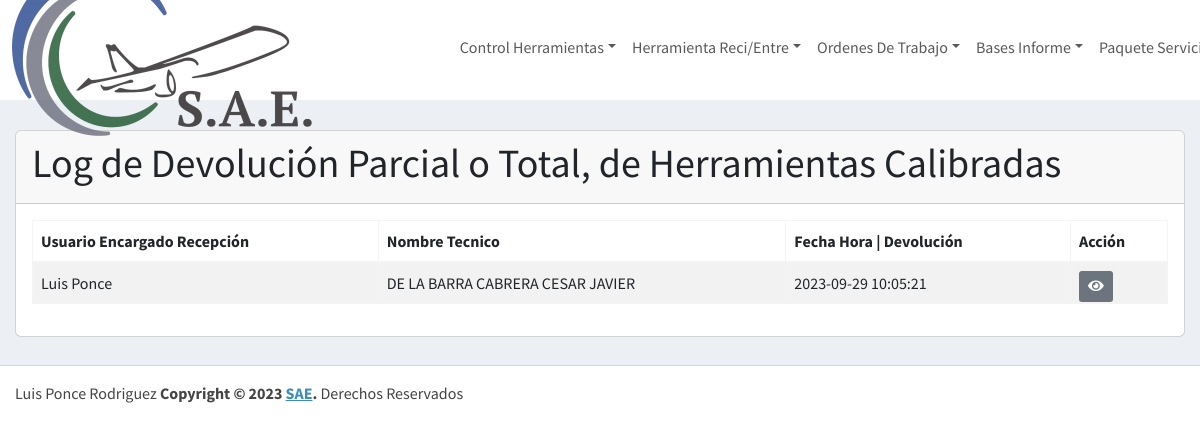
Screenshot of /VLogDevCalibradas (signed in) with the database file from the repository.
### tables this page shows
CREATE TABLE `menor_herramientascalibradas` (
  `id_menor_herramientascalibradas` int(11) NOT NULL,
  `fecha_hora_dev` datetime NOT NULL,
  `observacion_dev` varchar(250) NOT NULL,
  `usuario_dev` int(11) NOT NULL,
  `tecnico_dev` int(11) NOT NULL,
  `detalle_dev` text NOT NULL,
  `id_mayor_herramientascalibradas` int(11) NOT NULL
);

CREATE TABLE `usuario` (
  `id_usuario` int(11) NOT NULL,
  `nombre_usuario` varchar(100) NOT NULL,
  `email_usuario` varchar(100) NOT NULL,
  `ci_usuario` varchar(30) NOT NULL,
  `pass_usuario` varchar(255) NOT NULL,
  `rol_usuario` varchar(30) NOT NULL,
  `foto_usuario` varchar(100) NOT NULL,
  `fecha_creacion` date NOT NULL,
  `estado_usuario` tinyint(1) NOT NULL
);

### controlador/plantillaControlador.php (called while the page is built)
<?php
class ControladorPlantilla{
    static public function ctrPlantilla(){
        include "vista/plantilla.php";
    }
}

### index.php (called while the page is built, shortened)
<?php
require_once "controlador/plantillaControlador.php";
require_once "controlador/usuarioControlador.php";
require_once "controlador/controlherramientasControlador.php";
require_once "controlador/logherramientasControlador.php";
require_once "modelo/usuarioModelo.php";
require_once "modelo/controlherramientasModelo.php";
$plantilla=new ControladorPlantilla();
$plantilla->ctrPlantilla();

### modelo/conexion.php (called while the page is built)
<?php
class Conexion{
    static public function conectar(){
        $host="localhost";
        $db="sistemassae";
        $userDB="root";
        $passDB="";
        $link=new PDO("mysql:host=".$host.";"."dbname=".$db,$userDB,$passDB);
        $link->exec("set names utf8");
        return $link;
    }
}

### modelo/controlherramientasModelo.php (called while the page is built, shortened)
<?php
require_once "conexion.php";
class ModeloControlHerramientas
{
  static public function mdlInfoLogDevCalibradas()
  {
    $stmt = Conexion::conectar()->prepare("select * from menor_herramientascalibradas
        join usuario on usuario.id_usuario=menor_herramientascalibradas.tecnico_dev");
    $stmt->execute();
    return $stmt->fetchAll();
  }
}

### controlador/controlherramientasControlador.php (called while the page is built, shortened)
<?php
class ControladorHerramientas
{
?>
<?php
  static public function ctrInfoLogDevCalibradas()
  {
    $respuesta = ModeloControlHerramientas::mdlInfoLogDevCalibradas();
    return $respuesta;
  }
}

### modelo/usuarioModelo.php (called while the page is built, shortened)
<?php
require "conexion.php";
class ModeloUsuario {
  static public function mdlInfoUsuario( $id ) {
    $stmt = Conexion::conectar()->prepare( "select * from usuario where id_usuario=$id" );
    $stmt->execute();
    return $stmt->fetch();
  }
}

### controlador/usuarioControlador.php (called while the page is built, shortened)
<?php
class ControladorUsuario {
  static public function ctrInfoUsuario( $id ) {
    $respuesta = ModeloUsuario::mdlInfoUsuario( $id );
    return $respuesta;
  }
}

### vista/VLogDevCalibradas.php (the view, shortened to what this page needs)
<div class="content-wrapper">
    <section class="content-header">
    </section>
    <section class="content">
        <div class="card">
            <div class="card-header">
                <h1 class="card-title">Log de Devolución Parcial o Total, de Herramientas Calibradas</h1>
            </div>
            <div class="card-body">
                <table id="DataTableLogHerramienta" class="table table-bordered table-striped">
                    <thead>
                        <tr>
                            <th>Usuario Encargado Recepción</th>
                            <th>Nombre Tecnico</th>
                            <th>Fecha Hora | Devolución</th>
                            <th>Acción</th>
                        </tr>
                    </thead>
                    <tbody>
                        <?php
                        $logherramientas = ControladorHerramientas::ctrInfoLogDevCalibradas();
                        foreach ($logherramientas as $value) {
                            require_once "controlador/usuarioControlador.php";
                            require_once "modelo/usuarioModelo.php";
                            $usuario = ControladorUsuario::ctrInfoUsuario($value["usuario_dev"]);
                        ?>
                            <tr>
                                <td><?php echo $usuario["nombre_usuario"]; ?></td>
                                <td><?php echo $value["nombre_usuario"]; ?></td>
                                <td><?php echo $value["fecha_hora_dev"]; ?></td>
                                <td>
                                    <div class="btn-group btn-group-sm">
                                        <button class="btn btn-secondary" onclick="MVerLogDevCalibrada(<?php echo $value['id_menor_herramientascalibradas']; ?>)">
                                            <i class="fas fa-eye"></i>
                                        </button>
                                    </div>
                                </td>
                            </tr>
                        <?php
                        }
                        ?>
                    </tbody>
                </table>
            </div>
        </div>
    </section>
</div>

### rows the page displays
menor_herramientascalibradas: usuario.nombre_usuario "Luis Ponce", usuario.nombre_usuario "DE LA BARRA CABRERA CESAR JAVIER", fecha_hora_dev "2023-09-29 10:05:21"
